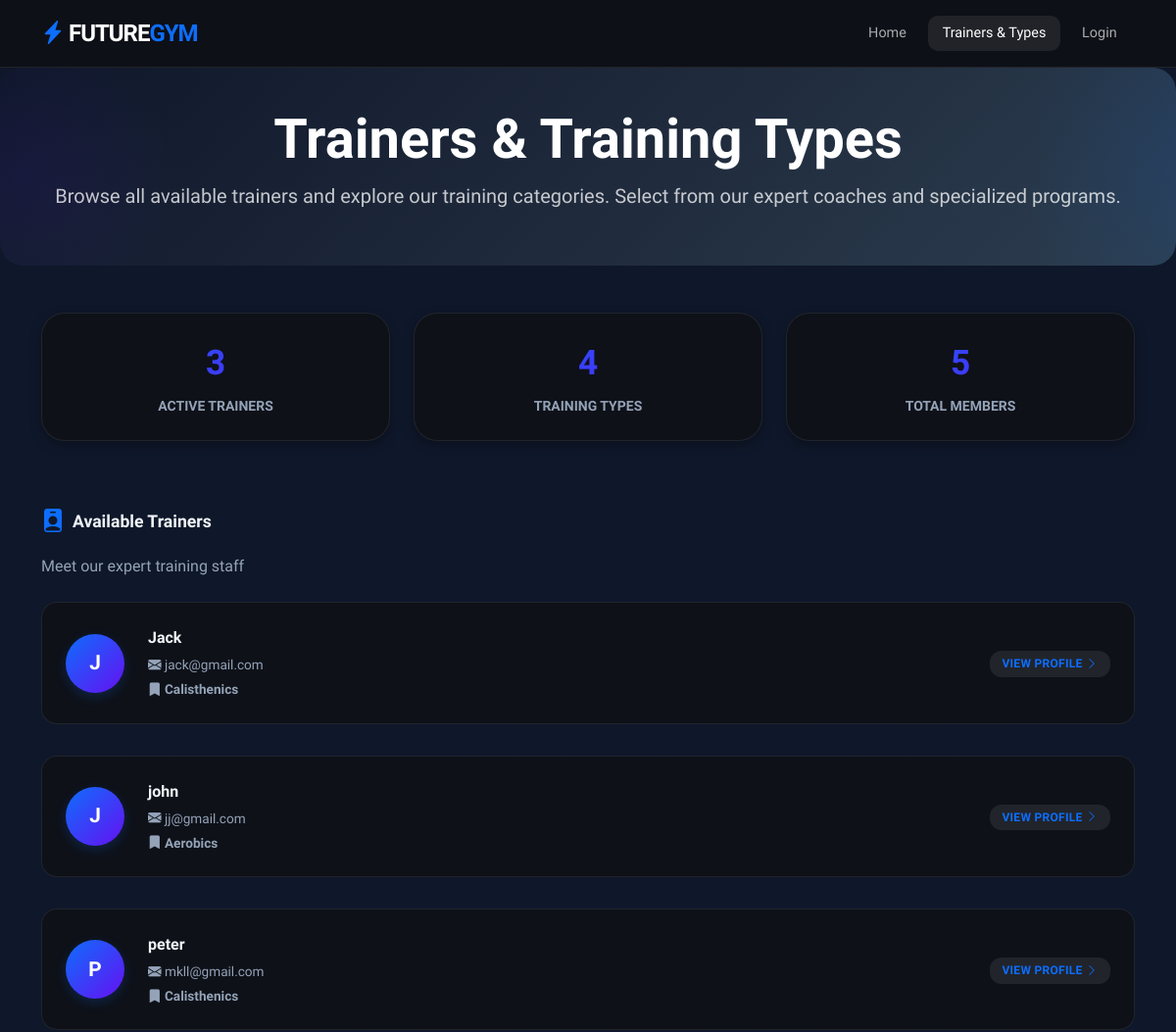
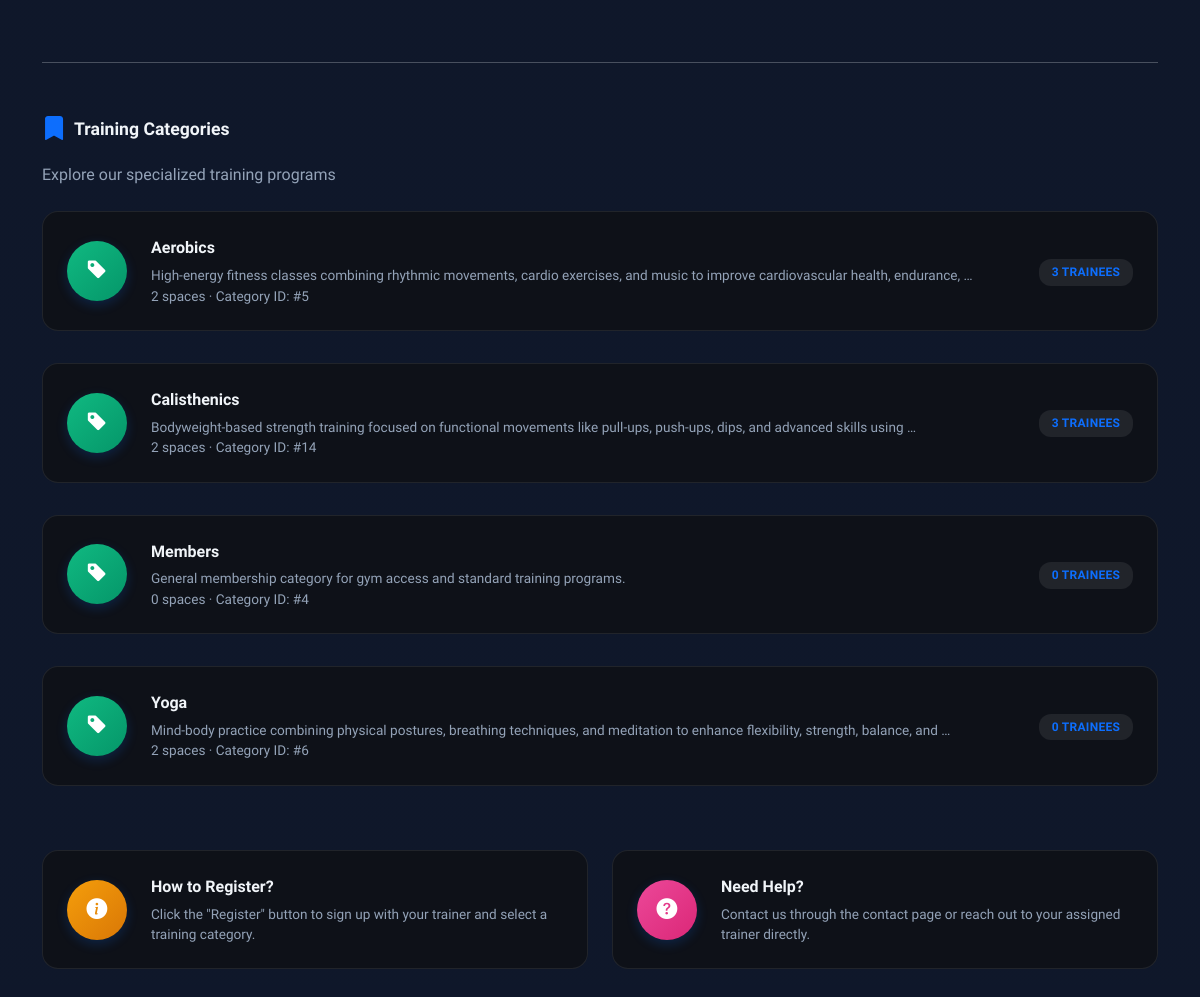
The app's page /trainers-and-types/ with its own data (2 pictures, top to bottom).
### news/models.py (models this page shows, shortened)
class names(models.Model):
    ROLE_TRAINER = 'trainer'
    ROLE_TRAINEE = 'trainee'
    ROLE_CHOICES = [
        (ROLE_TRAINER, 'Trainer'),
        (ROLE_TRAINEE, 'Trainee'),
    ]
    GENDER_MALE = 'male'
    GENDER_FEMALE = 'female'
    GENDER_CHOICES = [
        (GENDER_MALE, 'Male'),
        (GENDER_FEMALE, 'Female'),
    ]
    name=models.CharField(max_length=40,null=True)
    email=models.EmailField(max_length=254,null=True,blank=True)
    phone_number=models.CharField(max_length=20,null=True,blank=True)
    detail=models.CharField(max_length=500, blank=True)
    date= models.DateTimeField(auto_now_add=True)
    image=models.ImageField(null=True,blank=True)
    role=models.CharField(max_length=10, choices=ROLE_CHOICES, default=ROLE_TRAINEE)
    gender=models.CharField(max_length=10, choices=GENDER_CHOICES, null=True, blank=True)
    trainer=models.ForeignKey(User,on_delete=models.SET_NULL,related_name='trainees',null=True, blank=True)
    preferred_trainer=models.ForeignKey(User,on_delete=models.SET_NULL,related_name='preferred_by',null=True, blank=True)
    category=models.ForeignKey(Category,on_delete=models.SET_NULL,null=True, blank=True)

class Category(models.Model):
    name=models.CharField(max_length=500)
    description=models.TextField(blank=True, null=True, help_text='Description shown on category catalog pages')

### news/views.py (the view)
# urls.py: path('trainers-and-types/', trainer_and_categories_list, name='trainer_categories_url'),
def trainer_and_categories_list(request):
    trainers = names.objects.filter(role=names.ROLE_TRAINER).order_by('name')
    categories = Category.objects.all().order_by('name')
    total_trainers = trainers.count()
    total_categories = categories.count()
    total_members = names.objects.filter(role=names.ROLE_TRAINEE).count()
    context = {
        'trainers': trainers,
        'categories': categories,
        'total_trainers': total_trainers,
        'total_categories': total_categories,
        'total_members': total_members,
    }
    return render(request, 'trainer_categories_list.html', context)

### news/templates/trainer_categories_list.html (shortened to what this page needs)
{% extends 'base.html' %}
{% block navbar %}
<nav class="navbar navbar-expand-lg navbar-dark sticky-top">
    <div class="container">
        <a class="navbar-brand fw-bold fs-4" href="{% url 'home_url' %}">
            <i class="bi bi-lightning-charge-fill text-primary"></i> FUTURE<span class="text-primary">GYM</span>
        </a>
        <div class="collapse navbar-collapse" id="navbarNav">
            <ul class="navbar-nav ms-auto align-items-center">
                <li class="nav-item"><a class="nav-link" href="{% url 'home_url' %}">Home</a></li>
                <li class="nav-item"><a class="nav-link active" href="#">Trainers & Types</a></li>
                {% if user.is_authenticated %}
                <li class="nav-item"><a class="nav-link" href="{% url 'logout_url' %}">Logout</a></li>
                {% else %}
                <li class="nav-item"><a class="nav-link" href="{% url 'login_url' %}">Login</a></li>
                {% endif %}
            </ul>
        </div>
    </div>
</nav>
{% endblock %}
{% block content %}
<div class="gradient-header text-center">
    <div class="container">
        <h1 class="display-4 fw-bold">Trainers & Training Types</h1>
        <p class="lead opacity-75">Browse all available trainers and explore our training categories. Select from our expert coaches and specialized programs.</p>
    </div>
</div>
<div class="container my-5">
    <div class="row mb-5 fade-in">
        <div class="col-md-4 mb-3">
            <div class="glass-card text-center">
                <div class="stat-value">{{ total_trainers }}</div>
                <div class="small text-muted text-uppercase fw-bold mt-2">Active Trainers</div>
            </div>
        </div>
        <div class="col-md-4 mb-3">
            <div class="glass-card text-center">
                <div class="stat-value">{{ total_categories }}</div>
                <div class="small text-muted text-uppercase fw-bold mt-2">Training Types</div>
            </div>
        </div>
        <div class="col-md-4 mb-3">
            <div class="glass-card text-center">
                <div class="stat-value">{{ total_members }}</div>
                <div class="small text-muted text-uppercase fw-bold mt-2">Total Members</div>
            </div>
        </div>
    </div>
    <div class="fade-in fade-in-delay-1">
        <div class="d-flex align-items-center gap-2 mb-3">
            <i class="bi bi-person-badge-fill text-primary fs-4"></i>
            <h2 class="section-title mb-0">Available Trainers</h2>
        </div>
        <p class="text-muted mb-4">Meet our expert training staff</p>
        {% if trainers %}
        <div class="options-list">
            {% for trainer in trainers %}
            <a href="{% url 'detail_url' name=trainer.name %}" class="text-decoration-none">
                <div class="option-card">
                    <div class="option-avatar avatar-trainer">
                        {{ trainer.name|first|upper }}
                    </div>
                    <div class="option-content">
                        <div class="option-name">{{ trainer.name }}</div>
                        <div class="option-detail">
                            <i class="bi bi-envelope-fill"></i> {{ trainer.email|default:"No email" }}
                        </div>
                        <div class="option-detail" style="margin-top: 0.3rem;">
                            <i class="bi bi-bookmark-fill"></i> <strong>{{ trainer.category.name|default:"No category assigned" }}</strong>
                        </div>
                    </div>
                    <div>
                        <span class="option-count">View Profile <i class="bi bi-chevron-right"></i></span>
                    </div>
                </div>
            </a>
            {% endfor %}
        </div>
        {% else %}
        <div class="empty-state">
            <div class="empty-state-icon"><i class="bi bi-person-exclamation"></i></div>
            <h5>No Trainers Available</h5>
            <p>There are currently no trainers assigned to any members.</p>
        </div>
        {% endif %}
    </div>
    <hr class="my-5">
    <div class="fade-in fade-in-delay-2">
        <div class="d-flex align-items-center gap-2 mb-3">
            <i class="bi bi-bookmark-fill text-primary fs-4"></i>
            <h2 class="section-title mb-0">Training Categories</h2>
        </div>
        <p class="text-muted mb-4">Explore our specialized training programs</p>
        {% if categories %}
        <div class="options-list">
            {% for category in categories %}
            <a href="{% url 'category_catalog_url' category_name=category.name %}" class="text-decoration-none">
                <div class="option-card">
                    <div class="option-avatar avatar-category">
                        <i class="bi bi-tag-fill"></i>
                    </div>
                <div class="option-content">
                    <div class="option-name">{{ category.name }}</div>
                    {% if category.description %}
                    <div class="option-detail">{{ category.description|truncatewords:15 }}</div>
                    {% endif %}
                    <div class="option-detail">
                        {% with space_count=category.training_spaces.count %}
                            {{ space_count }} space{{ space_count|pluralize }} &middot;
                        {% endwith %}
                        Category ID: #{{ category.id }}
                    </div>
                </div>
                    <div>
                        <span class="option-count">
                            {% with total=category.names_set.count %}
                                {{ total }} Trainee{{ total|pluralize }}
                            {% endwith %}
                        </span>
                    </div>
                </div>
            </a>
            {% endfor %}
        </div>
        {% else %}
        <div class="empty-state">
            <div class="empty-state-icon"><i class="bi bi-bookmark-exclamation"></i></div>
            <h5>No Training Categories</h5>
            <p>There are currently no training categories created.</p>
        </div>
        {% endif %}
    </div>
    <div class="row mt-5 fade-in fade-in-delay-3">
        <div class="col-md-6">
            <div class="option-card">
                <div class="option-avatar" style="background: linear-gradient(135deg, #f59e0b 0%, #d97706 100%);">
                    <i class="bi bi-info-circle-fill"></i>
                </div>
                <div class="option-content">
                    <div class="option-name">How to Register?</div>
                    <div class="option-detail">Click the "Register" button to sign up with your trainer and select a training category.</div>
                </div>
            </div>
        </div>
        <div class="col-md-6">
            <div class="option-card">
                <div class="option-avatar" style="background: linear-gradient(135deg, #ec4899 0%, #db2777 100%);">
                    <i class="bi bi-question-circle-fill"></i>
                </div>
                <div class="option-content">
                    <div class="option-name">Need Help?</div>
                    <div class="option-detail">Contact us through the contact page or reach out to your assigned trainer directly.</div>
                </div>
            </div>
        </div>
    </div>
</div>
{% endblock %}

### news/templates/base.html (style rules this page uses)
:root { --gym-blue: #0d6efd; --gym-purple: #6610f2; --gym-gradient: linear-gradient(135deg, #0d6efd 0%, #6610f2 100%); --gym-gradient-reverse: linear-gradient(135deg, #6610f2 0%, #0d6efd 100%); --gym-bg: #0f172a; --dark-glass: rgba(15, 17, 22, 0.92); --glass-border: rgba(255, 255, 255, 0.08); --card-shadow: 0 4px 12px rgba(0,0,0,0.3); --card-shadow-hover: 0 20px 30px -8px rgba(0,0,0,0.4), 0 8px 12px -6px rgba(0,0,0,0.2); --text-primary: #f1f5f9; --text-muted: #94a3b8; --radius-sm: 10px; --radius-md: 16px; --radius-lg: 24px; --bg-image: url('https://images.unsplash.com/photo-1517838277536-f5f99be501cd?auto=format&fit=crop&w=1920&q=80'); }
html { background-color: #0f172a !important; }
body { font-family: 'Plus Jakarta Sans', sans-serif; background: linear-gradient(rgba(15, 23, 42, 0.93), rgba(15, 23, 42, 0.93)), var(--bg-image) no-repeat center center fixed; background-size: cover; background-color: #0f172a !important; color: var(--text-primary); overflow-x: hidden; scroll-behavior: smooth; min-height: 100vh; }
.text-muted { color: #94a3b8 !important; }
.navbar { background: var(--dark-glass) !important; backdrop-filter: blur(20px) !important; -webkit-backdrop-filter: blur(20px) !important; border-bottom: 1px solid var(--glass-border); z-index: 1050; padding: 0.7rem 0; }
.navbar-brand { font-weight: 800; letter-spacing: -1px; font-size: 1.4rem; }
.nav-link { font-weight: 500; color: rgba(255,255,255,0.65) !important; transition: all 0.25s ease; margin: 0 4px; border-radius: var(--radius-sm); padding: 0.45rem 0.9rem !important; font-size: 0.9rem; }
.nav-link:hover, .nav-link.active { color: #fff !important; background: rgba(255,255,255,0.08); }
.glass-card { background: rgba(15, 17, 22, 0.85); backdrop-filter: blur(14px); -webkit-backdrop-filter: blur(14px); border-radius: var(--radius-lg); border: 1px solid var(--glass-border); padding: 1.5rem; box-shadow: var(--card-shadow); transition: all 0.35s cubic-bezier(0.165, 0.84, 0.44, 1); color: var(--text-primary); }
.gradient-header { background: linear-gradient(135deg, #0f172a 0%, #1e293b 50%, #2c3e50 100%); color: white; border-radius: var(--radius-lg); padding: 2.5rem; margin-bottom: 2rem; position: relative; overflow: hidden; }
.gradient-header::before { content: ''; position: absolute; top: -50%; right: -20%; width: 400px; height: 400px; background: radial-gradient(circle, rgba(13,110,253,0.12) 0%, transparent 70%); border-radius: 50%; }
.gradient-header::after { content: ''; position: absolute; bottom: -30%; left: -10%; width: 300px; height: 300px; background: radial-gradient(circle, rgba(102,16,242,0.08) 0%, transparent 70%); border-radius: 50%; }
.gradient-header > * { position: relative; z-index: 1; }
.section-title { font-size: 1.1rem; font-weight: 700; color: var(--text-primary); margin-bottom: 1.25rem; display: flex; align-items: center; gap: 0.6rem; }
.fade-in { opacity: 0; transform: translateY(24px); animation: fadeInUp 0.6s ease forwards; }
.fade-in-delay-1 { animation-delay: 0.1s; }
.fade-in-delay-2 { animation-delay: 0.2s; }
.fade-in-delay-3 { animation-delay: 0.3s; }
.stat-value { font-size: 2.2rem; font-weight: 800; background: var(--gym-gradient); -webkit-background-clip: text; -webkit-text-fill-color: transparent; background-clip: text; }

### news/templates/trainer_categories_list.html (style rules this page uses)
.option-card { background: rgba(15, 17, 22, 0.85); backdrop-filter: blur(14px); border: 1px solid var(--glass-border); border-radius: 16px; padding: 1.5rem; margin-bottom: 1rem; transition: all 0.3s cubic-bezier(0.4, 0, 0.2, 1); display: flex; align-items: center; gap: 1.5rem; cursor: default; color: var(--text-primary); }
.option-avatar { width: 60px; height: 60px; border-radius: 50%; display: flex; align-items: center; justify-content: center; font-weight: 700; color: white; font-size: 1.3rem; flex-shrink: 0; box-shadow: 0 4px 12px rgba(13, 110, 253, 0.2); }
.avatar-trainer { background: var(--gym-gradient); }
.avatar-category { background: linear-gradient(135deg, #10b981 0%, #059669 100%); }
.option-content { flex: 1; }
.option-name { font-weight: 700; color: var(--text-primary); font-size: 1rem; margin-bottom: 0.3rem; }
.option-detail { font-size: 0.85rem; color: var(--text-muted); }
.option-count { background: rgba(255,255,255,0.08); padding: 0.4rem 0.8rem; border-radius: 12px; font-size: 0.75rem; font-weight: 700; color: var(--gym-blue); text-transform: uppercase; letter-spacing: 0.3px; }
.options-list { display: flex; flex-direction: column; gap: 1rem; }

### records on screen
names: name|first "J", name "Jack", email "jack@gmail.com", category.name "Calisthenics"
names: name|first "J", name "john", email "jj@gmail.com", category.name "Aerobics"
names: name|first "P", name "peter", email "mkll@gmail.com", category.name "Calisthenics"
Category: name "Aerobics", description "High-energy fitness classes combining rhythmic movements, cardio exercises, and music to improve cardiovascular health, endurance, …", training_spaces.count "2", id "5", names_set.count "3"
Category: name "Calisthenics", description "Bodyweight-based strength training focused on functional movements like pull-ups, push-ups, dips, and advanced skills using …", training_spaces.count "2", id "14", names_set.count "3"
Category: name "Members", description "General membership category for gym access and standard training programs.", training_spaces.count "0", id "4", names_set.count "0"
Category: name "Yoga", description "Mind-body practice combining physical postures, breathing techniques, and meditation to enhance flexibility, strength, balance, and …", training_spaces.count "2", id "6", names_set.count "0"

### other values on screen
{{ total_trainers }} "3"
{{ total_categories }} "4"
{{ total_members }} "5"
